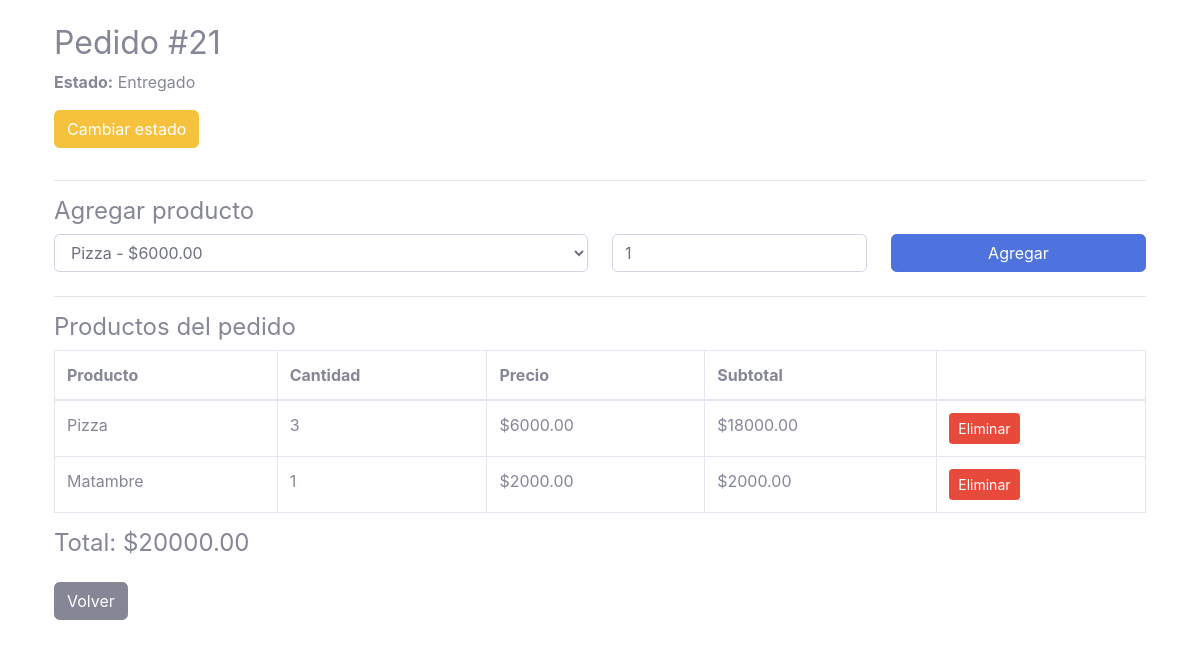
The page /pedido/21/ on the database as committed earlier.
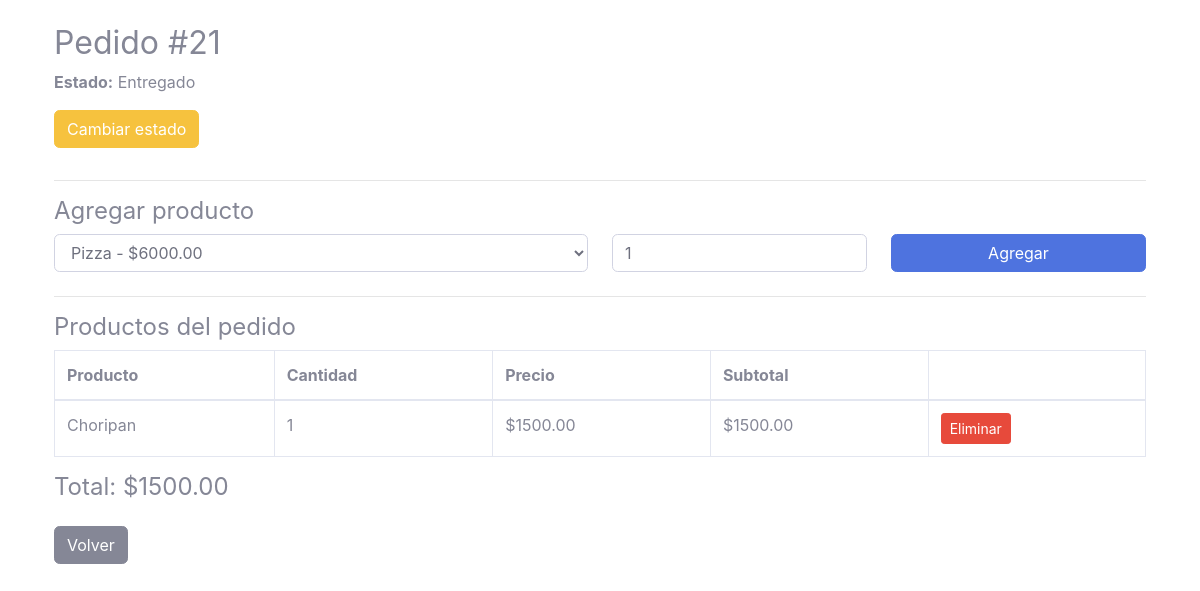
The same page on the database as committed later.
### core/models.py (models this page shows, shortened)
class Pedido(models.Model):
    ESTADOS = (
        ('pendiente', 'Pendiente'),
        ('preparacion', 'En preparación'),
        ('entregado', 'Entregado'),
    )
    fecha = models.DateTimeField(auto_now_add=True)
    estado = models.CharField(max_length=20, choices=ESTADOS, default='pendiente')
    def total(self):
        return sum(item.subtotal() for item in self.items.all())

class PedidoProducto(models.Model):
    pedido = models.ForeignKey(
        Pedido,
        related_name='items',
        on_delete=models.CASCADE
    )
    producto = models.ForeignKey(Producto, on_delete=models.CASCADE)
    cantidad = models.PositiveIntegerField(default=1)
    def subtotal(self):
        return self.producto.precio * self.cantidad

class Producto(models.Model):
    nombre = models.CharField(max_length=100)
    precio = models.DecimalField(max_digits=8, decimal_places=2)

### core/views.py (the view, shortened to what this page needs)
# urls.py: path('pedido/<int:pedido_id>/', views.detalle_pedido, name='detalle_pedido'),
def detalle_pedido(request, pedido_id):
    pedido = get_object_or_404(Pedido, id=pedido_id)
    items = pedido.items.select_related('producto')
    productos = Producto.objects.all()
    return render(request, 'core/detalle_pedido.html', {
        'pedido': pedido,
        'items': items,
        'productos': productos
    })

### core/templates/core/detalle_pedido.html (shortened to what this page needs)
{% load static %}
<!DOCTYPE html>
<html lang="es">
<head>
    <link rel="stylesheet" href="{% static 'core/css/sb-admin-2.min.css' %}">
</head>
<body class="container mt-4">
<h2>Pedido #{{ pedido.id }}</h2>
<p><strong>Estado:</strong> {{ pedido.get_estado_display }}</p>
<a href="{% url 'cambiar_estado' pedido.id %}" class="btn btn-warning mb-3">
    Cambiar estado
</a>
<hr>
<h4>Agregar producto</h4>
<form method="post" class="row g-2 mb-4">
    <div class="col-md-6">
        <select name="producto" class="form-control" required>
            {% for producto in productos %}
                <option value="{{ producto.id }}">
                    {{ producto.nombre }} - ${{ producto.precio }}
                </option>
            {% endfor %}
        </select>
    </div>
    <div class="col-md-3">
        <input type="number" name="cantidad" value="1" min="1" class="form-control">
    </div>
    <div class="col-md-3">
        <button class="btn btn-primary w-100">Agregar</button>
    </div>
</form>
<hr>
<h4>Productos del pedido</h4>
{% if items %}
<table class="table table-bordered">
    <thead>
        <tr>
            <th>Producto</th>
            <th>Cantidad</th>
            <th>Precio</th>
            <th>Subtotal</th>
            <th></th>
        </tr>
    </thead>
    <tbody>
        {% for item in items %}
        <tr>
            <td>{{ item.producto.nombre }}</td>
            <td>{{ item.cantidad }}</td>
            <td>${{ item.producto.precio }}</td>
            <td>${{ item.subtotal }}</td>
            <td>
                <a href="{% url 'eliminar_item' item.id %}" class="btn btn-danger btn-sm">
                    Eliminar
                </a>
            </td>
        </tr>
        {% endfor %}
    </tbody>
</table>
<h4 class="text-end">Total: ${{ pedido.total }}</h4>
{% else %}
<p>No hay productos en este pedido.</p>
{% endif %}
<a href="{% url 'index' %}" class="btn btn-secondary mt-3">Volver</a>
</body>
</html>

Rows that differ between the two databases and show on the page:
removed PedidoProducto: producto.nombre "Pizza", cantidad "3", producto.precio "6000.00", subtotal "18000.00"
removed PedidoProducto: producto.nombre "Matambre", cantidad "1", producto.precio "2000.00", subtotal "2000.00"
computed for Pedido "Entregado": total "20000.00" → "1500.00"
added PedidoProducto: producto.nombre "Choripan", cantidad "1", producto.precio "1500.00", subtotal "1500.00"
